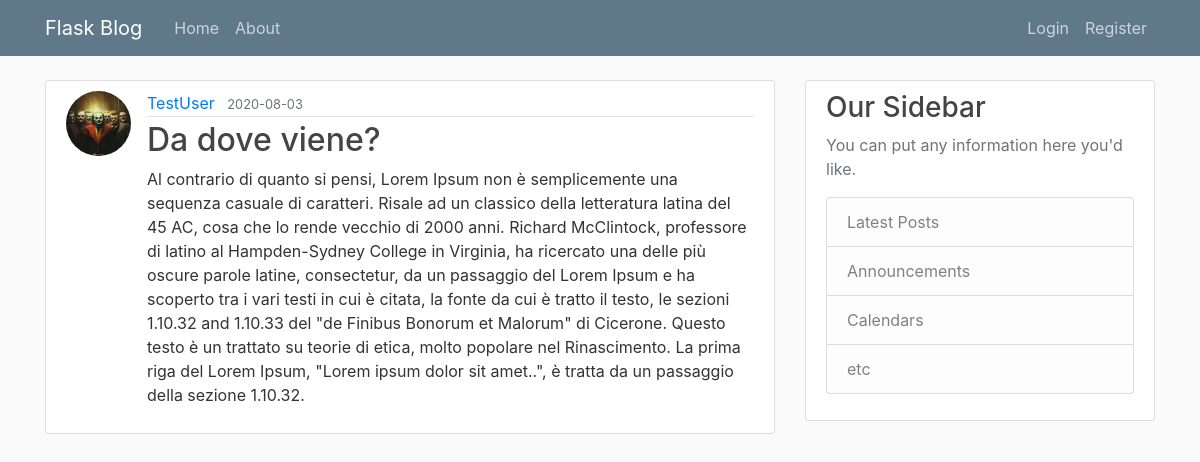
/post/11, run on the app's committed database.
### flaskblog/models.py (models this page shows, shortened)
class User(db.Model, UserMixin):
    id = db.Column(db.Integer, primary_key=True)
    username = db.Column(db.String(20), nullable=False, unique=True)
    email = db.Column(db.String(120), nullable=False, unique=True)
    image_file = db.Column(db.String(20), nullable=False, default='default.jpg')
    password = db.Column(db.String(60), nullable=False)
    posts = db.relationship('Post', backref='author', lazy=True)

class Post(db.Model):
    id = db.Column(db.Integer, primary_key=True)
    title = db.Column(db.String(100), nullable=False)
    date_posted = db.Column(db.DateTime, nullable=False, default=datetime.utcnow)
    content = db.Column(db.Text, nullable=False)
    user_id = db.Column(db.Integer, db.ForeignKey('user.id'), nullable=False)

### flaskblog/posts/routes.py (the view)
@posts.route('/post/<int:post_id>')
def post(post_id):
    post = Post.query.get_or_404(post_id)
    return render_template('post.html', title=post.title, post=post)

### flaskblog/templates/post.html (shortened to what this page needs)
{% extends "layout.html" %}
{% block content %}
    <article class="media content-section">
        <img src="{{ url_for('static', filename='profil_pics/' + post.author.image_file) }}" class="rounded-circle article-img" alt="">
        <div class="media-body">
            <div class="article-metadata">
                <a class="mr-2" href="{{ url_for('users.user_posts', username=post.author.username) }}">{{ post.author.username }}</a>
                <small class="text-muted">{{ post.date_posted.strftime('%Y-%m-%d') }}</small>
            </div>
            <h2 class="article-title" >{{ post.title }}</h2>
            <p class="article-content">{{ post.content }}</p>
        </div>
    </article>
{% endblock content %}

### flaskblog/static/main.css (style rules this page uses)
body { background: #fafafa; color: #333333; margin-top: 5rem; }
h1, h2, h3, h4, h5, h6 { color: #444444; }
.content-section { background: #ffffff; padding: 10px 20px; border: 1px solid #dddddd; border-radius: 3px; margin-bottom: 20px; }
.article-title { color: #444444; }
.article-content { white-space: pre-line; }
.article-img { height: 65px; width: 65px; margin-right: 16px; }
.article-metadata { padding-bottom: 1px; margin-bottom: 4px; border-bottom: 1px solid #e3e3e3 }

### data on the page
User: image_file (picture), author.username "TestUser"
Post: date_posted "2020-08-03", title "Da dove viene?", content "Al contrario di quanto si pensi, Lorem Ipsum non è semplicemente una sequenza casuale di caratteri. Risale ad un classico della letteratura latina del 45 AC, cosa che lo rende vecchio di 2000 anni. Richard McClintock, professore di latino al Hampden-Sydney College in Virginia, ha ricercato una delle più oscure parole latine, consectetur, da un passaggio del Lorem Ipsum e ha scoperto tra i vari testi in cui è citata, la fonte da cui è tratto il testo, le sezioni 1.10.32 and 1.10.33 del \"de Finibus Bonorum et Malorum\" di Cicerone. Questo testo è un trattato su teorie di etica, molto popolare nel Rinascimento. La prima riga del Lorem Ipsum, \"Lorem ipsum dolor sit amet..\", è tratta da un…"
